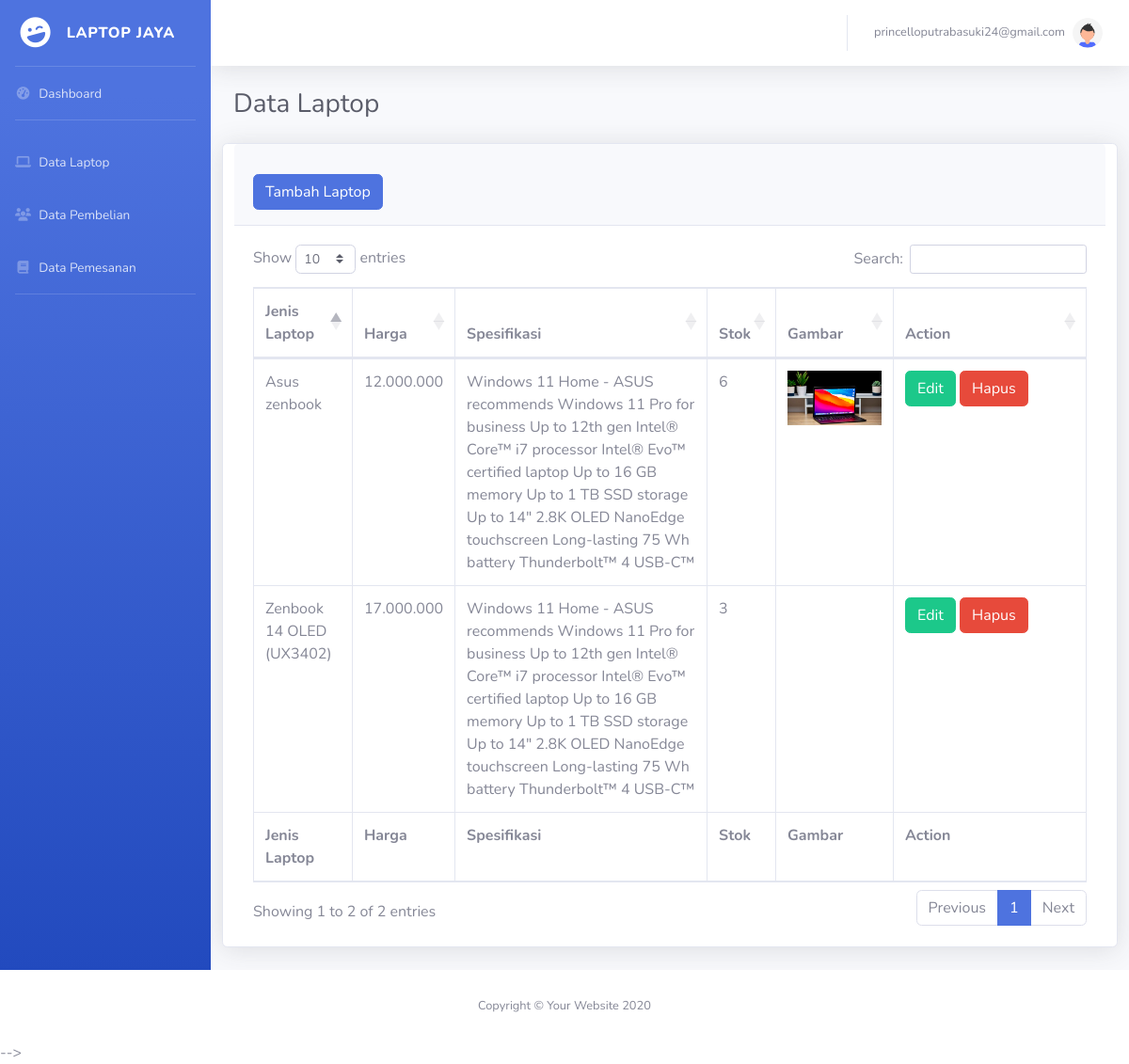
Page /laptop/laptop.php (signed in) on the committed database.
### tables this page shows
CREATE TABLE `laptop` (
  `id_laptop` int(11) NOT NULL,
  `jenis_laptop` varchar(100) NOT NULL,
  `harga` varchar(40) NOT NULL,
  `spesifikasi` varchar(500) NOT NULL,
  `gambar` varchar(70) NOT NULL,
  `stok` int(12) NOT NULL
);

### laptop/laptop.php (the view, shortened to what this page needs)
<?php
require '../asset/headeradmin.php';
require '../asset/sidebaradmin.php';
require '../asset/topbar.php';
require '../koneksi.php';
$query = "SELECT * FROM laptop";
$result = mysqli_query($koneksi,$query);
 ?>
<div class="container-fluid">
    <h1 class="h3 mb-4 text-gray-800">Data Laptop</h1>
    <div class="row">
                    <div class="card shadow mb-4 col-md-12">
                        <div class="card-header py-3">
                            <a class="btn btn-primary mt-3" href="../laptop/tambahlaptop.php" role="button">Tambah Laptop</a>
                        </div>
                        <div class="card-body">
                            <div class="table-responsive">
                                <table class="table table-bordered" id="dataTable" width="100%" cellspacing="0">
                                    <thead>
                                        <tr>
                                            <th>Jenis Laptop</th>
                                            <th>Harga</th>
                                            <th>Spesifikasi</th>
                                            <th>Stok</th>
                                            <th>Gambar</th>
                                            <th>Action</th>
                                        </tr>
                                    </thead>
                                    <tfoot>
                                        <tr>
                                            <th>Jenis Laptop</th>
                                            <th>Harga</th>
                                            <th>Spesifikasi</th>
                                            <th>Stok</th>
                                            <th>Gambar</th>
                                            <th>Action</th>
                                        </tr>
                                    </tfoot>
                                    <tbody>
                                        <?php while($row = mysqli_fetch_assoc($result)): ?>
                                            <tr>
                                                <td><?= $row['jenis_laptop'] ; ?></td>
                                                <td><?= $row['harga'] ; ?></td>
                                                <td><?= $row['spesifikasi'] ; ?></td>
                                                <td><?= $row['stok'] ; ?></td>
                                                <td><img width="100" src="../img/laptop/<?= $row['gambar'] ; ?>" alt=""></td>
                                                <td width='180'>
                                                     <a class="btn btn-success" href="../laptop/editlaptop.php?id=<?= $row['id_laptop'] ; ?>" role="button">Edit</a>
                                                     <a class="btn btn-danger" href="../laptop/deletelaptop.php?id=<?= $row['id_laptop'] ; ?>" role="button">Hapus</a>
                                                </td>
                                            </tr>
                                        <?php endwhile ; ?>
                                    </tbody>
                                </table>
                            </div>
                        </div>
                    </div>
                    </div>
</div>
</div>
<?php
require '../asset/footeradmin.php';?>

### asset/headeradmin.php (shortened to what this page needs)
<!DOCTYPE html>
<html lang="en">
<head>
    <link href="../vendor/fontawesome-free/css/all.min.css" rel="stylesheet" type="text/css">
    <link href="../css/sb-admin-2.min.css" rel="stylesheet">
       <link href="../vendor/datatables/dataTables.bootstrap4.min.css" rel="stylesheet">
</head>
<body id="page-top">
    <div id="wrapper">

### asset/sidebaradmin.php (shortened to what this page needs)
<ul class="navbar-nav bg-gradient-primary sidebar sidebar-dark accordion" id="accordionSidebar">
<a class="sidebar-brand d-flex align-items-center justify-content-center" href="#">
    <div class="sidebar-brand-icon rotate-n-15">
        <i class="fas fa-laugh-wink"></i>
    </div>
    <div class="sidebar-brand-text mx-3">Laptop Jaya</div>
</a>
<hr class="sidebar-divider my-0">
<?php if($_SESSION['status'] == '2') { ?>
    <li class="nav-item">
        <a class="nav-link" href="../admin/dashboard.php">
            <i class="fas fa-fw fa-tachometer-alt"></i>
            <span>Dashboard</span></a>
    </li>
    <hr class="sidebar-divider">
    <li class="nav-item">
        <a class="nav-link" href="../laptop/laptop.php">
            <i class="fas fa-fw fa-laptop"></i>
            <span>Data Laptop</span></a>
    </li>
    <li class="nav-item">
        <a class="nav-link" href="../pembelian/pembelian.php">
            <i class="fas fa-fw fa-users"></i>
            <span>Data Pembelian</span></a>
    </li>
    <li class="nav-item">
        <a class="nav-link" href="../pembelian/pemesanan.php">
            <i class="fas fa-fw fa-book"></i>
            <span>Data Pemesanan</span></a>
    </li>
<?php }
; ?>
<hr class="sidebar-divider">
</ul>

### asset/topbar.php (shortened to what this page needs)
<div id="content-wrapper" class="d-flex flex-column">
<div id="content">
    <nav class="navbar navbar-expand navbar-light bg-white topbar mb-4 static-top shadow">
        <ul class="navbar-nav ml-auto">
            <li class="nav-item dropdown no-arrow">
                <a class="nav-link dropdown-toggle" href="#" id="userDropdown" role="button"
                    data-toggle="dropdown" aria-haspopup="true" aria-expanded="false">
                    <span class="mr-2 d-none d-lg-inline text-gray-600 small"><?php echo $_SESSION['email'] ; ?>
                    </span>
                    <img class="img-profile rounded-circle"
                        src="../img/avatar.svg">
                </a>
            </li>
        </ul>
    </nav>

### asset/footeradmin.php (shortened to what this page needs)
            </div>
            </div>
            <footer class="sticky-footer bg-white">
                <div class="container my-auto">
                    <div class="copyright text-center my-auto">
                        <span>Copyright &copy; Your Website 2020</span>
                    </div>
                </div>
            </footer>
     -->
</body>
</html>

### rows in the picture
laptop: jenis_laptop "Zenbook 14 OLED (UX3402)", harga "17.000.000", spesifikasi "Windows 11 Home - ASUS recommends Windows 11 Pro for business Up to 12th gen Intel® Core™ i7 processor Intel® Evo™ certified laptop Up to 16 GB memory Up to 1 TB SSD storage Up to 14\" 2.8K OLED NanoEdge touchscreen Long-lasting 75 Wh battery Thunderbolt™ 4 USB-C™", stok "3"
laptop: jenis_laptop "Asus zenbook", harga "12.000.000", spesifikasi "Windows 11 Home - ASUS recommends Windows 11 Pro for business Up to 12th gen Intel® Core™ i7 processor Intel® Evo™ certified laptop Up to 16 GB memory Up to 1 TB SSD storage Up to 14\" 2.8K OLED NanoEdge touchscreen Long-lasting 75 Wh battery Thunderbolt™ 4 USB-C™", stok "6", gambar (picture)

### other values in the picture
$_SESSION['email'] "princelloputrabasuki24@gmail.com"
